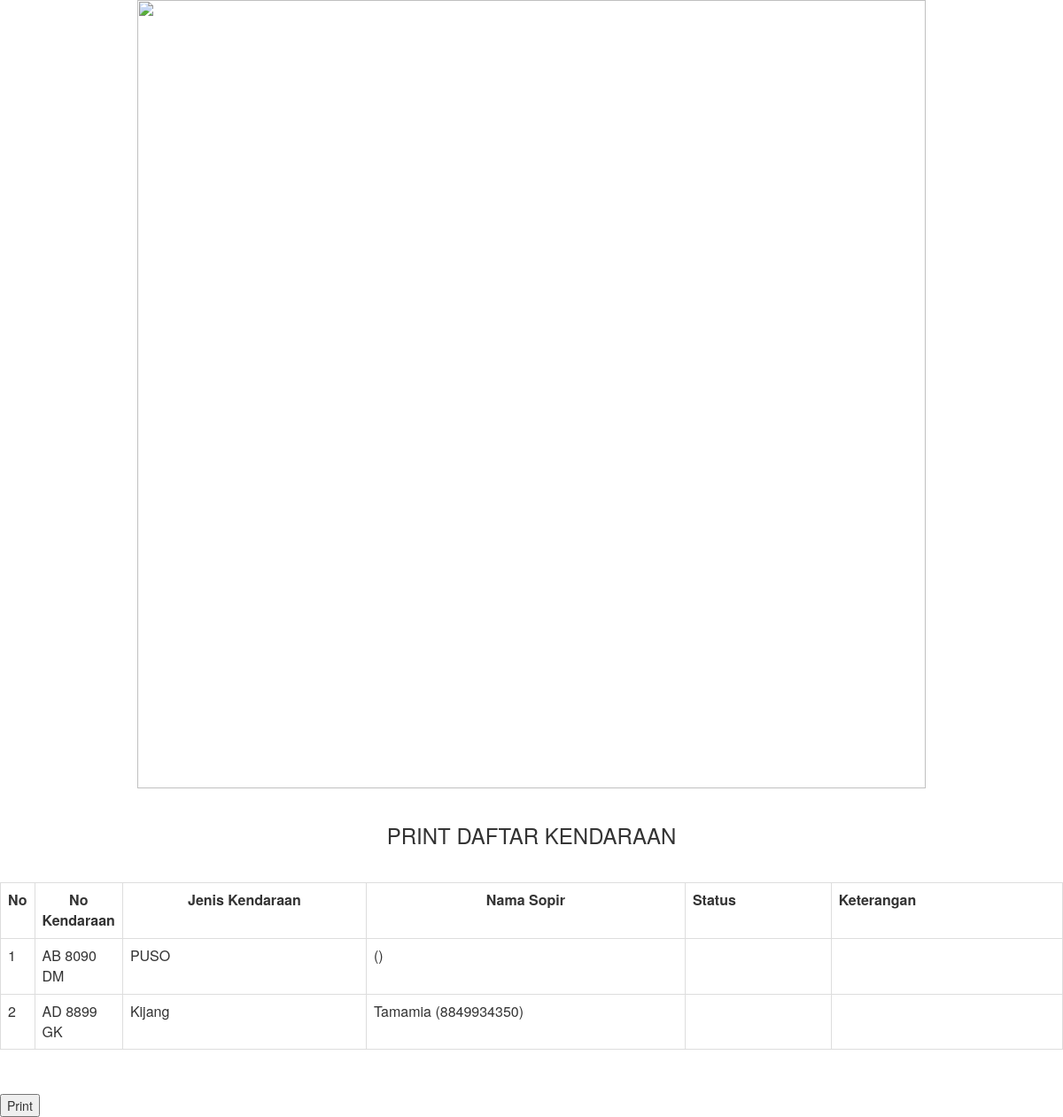
/laporan/kendaraan/semua.php, run on the app's committed database.
### tables this page shows
CREATE TABLE IF NOT EXISTS `kendaraan` (
  `no_kendaraan` varchar(50) NOT NULL,
  `jenis_kendaraan` varchar(50) NOT NULL,
  `pemilik_kendaraan` int(11) NOT NULL
);

CREATE TABLE IF NOT EXISTS `sopir` (
  `id` int(11) NOT NULL,
  `noidentitas` varchar(50) NOT NULL DEFAULT '0',
  `nama` varchar(50) NOT NULL DEFAULT '0',
  `alamat` varchar(50) NOT NULL DEFAULT '0',
  `no_kendaraan` varchar(50) NOT NULL DEFAULT '0'
);

### control/kendaraan.php (called while the page is built, shortened)
<?php
function ambilSemuaKendaraan() {
    $return = array();
    $data = mysql_query("select * from kendaraan") or exit(mysql_error());
    while ($hasil = mysql_fetch_assoc($data)) {
        $return[] = $hasil;
    }
    return $return;
}

### control/sopir.php (called while the page is built, shortened)
<?php
function ambilSopirdarikendaraan($id) {
    $data = mysql_query("select * from sopir where no_kendaraan = '" . $id . "'") or exit(mysql_error());
    $return = mysql_fetch_assoc($data);
    return $return;
}

### laporan/kendaraan/semua.php (the view, shortened to what this page needs)
<?php
include '../../control/kendaraan.php';
include '../../control/sopir.php';
include '../layout/kop.php';
?>
<link href="../../include/css/bootstrap.css" rel="stylesheet" type="text/css">
<div class="col-md-12" style="text-align:center">
    <h3>PRINT DAFTAR KENDARAAN</h3>
</div>
<p>&nbsp;</p>
<table width="959" border="1" class="table table-bordered">
    <tr>
        <th width="10" style="text-align: center">No</th>
        <th width="70" style="text-align: center">No Kendaraan</th>
        <th width="275" style="text-align: center">Jenis Kendaraan</th>
        <th width="360" style="text-align: center">Nama Sopir</th>
        <th>Status</th>
        <th>Keterangan</th>
    </tr>
    <?php
    $i = 1;
    foreach (ambilSemuaKendaraan() as $value) {
        ?>
        <tr>
            <td><?php echo $i++ ?></td>
            <td><?php echo $value['no_kendaraan'] ?></td>
            <td><?php echo $value['jenis_kendaraan'] ?></td>
            <td><?php echo ambilSopirdarikendaraan($value['no_kendaraan'])['nama'] . ' (' . ambilSopirdarikendaraan($value['no_kendaraan'])['noidentitas'] . ')' ?></td>
            <td><?php echo $value['status_kendaraan']?></td>
            <td><?php echo $value['keterangan_kendaraan']?></td>
        </tr>
<?php } ?>
</table>
<p>&nbsp;</p>
<button type="button" onClick="window.print()">Print</button>

### data on the page
kendaraan: no_kendaraan "AB 8090 DM", jenis_kendaraan "PUSO"
kendaraan: no_kendaraan "AD 8899 GK", jenis_kendaraan "Kijang", no_kendaraan.nama "Tamamia", no_kendaraan.noidentitas "8849934350"
